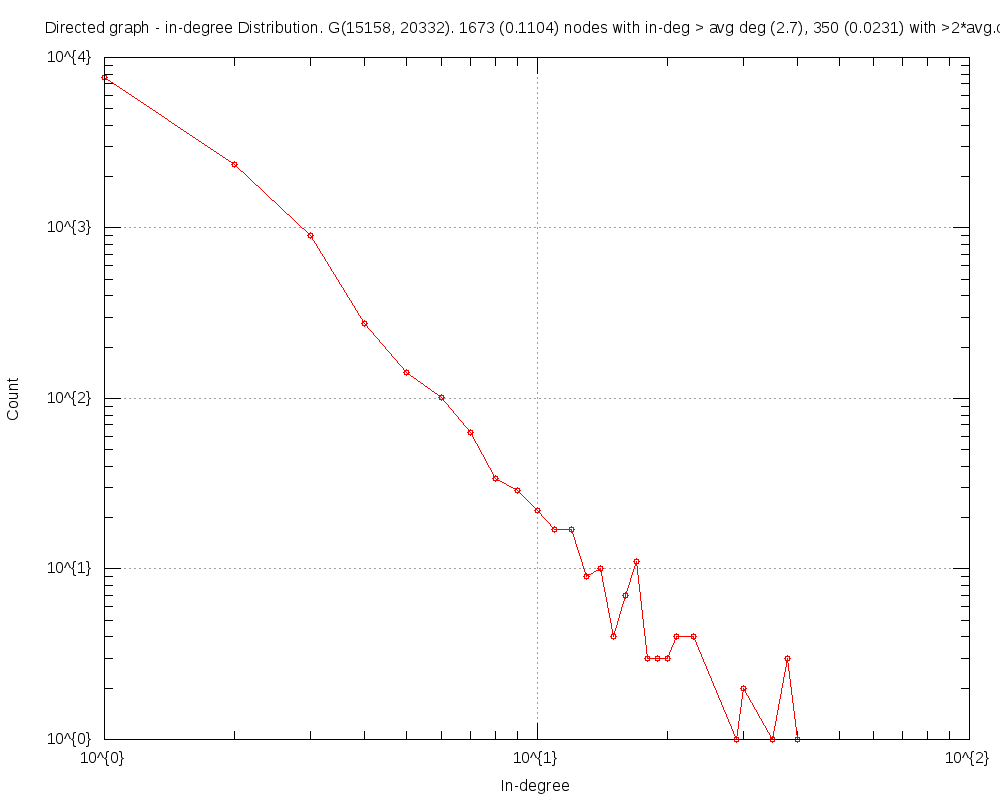

This chart was generated by the following gnuplot code:
#
# Directed graph - in-degree Distribution. G(15158, 20332). 1673 (0.1104) nodes with in-deg > avg deg (2.7), 350 (0.0231) with >2*avg.deg (Fri May 20 14:51:10 2016)
#

set title "Directed graph - in-degree Distribution. G(15158, 20332). 1673 (0.1104) nodes with in-deg > avg deg (2.7), 350 (0.0231) with >2*avg.deg"
set key bottom right
set logscale xy 10
set format x "10^{%L}"
set mxtics 10
set format y "10^{%L}"
set mytics 10
set grid
set xlabel "In-degree"
set ylabel "Count"
set tics scale 2
set terminal png size 1000,800
set output 'inDeg.1.png'
plot 	"inDeg.1.tab" using 1:2 title "" with linespoints pt 6
